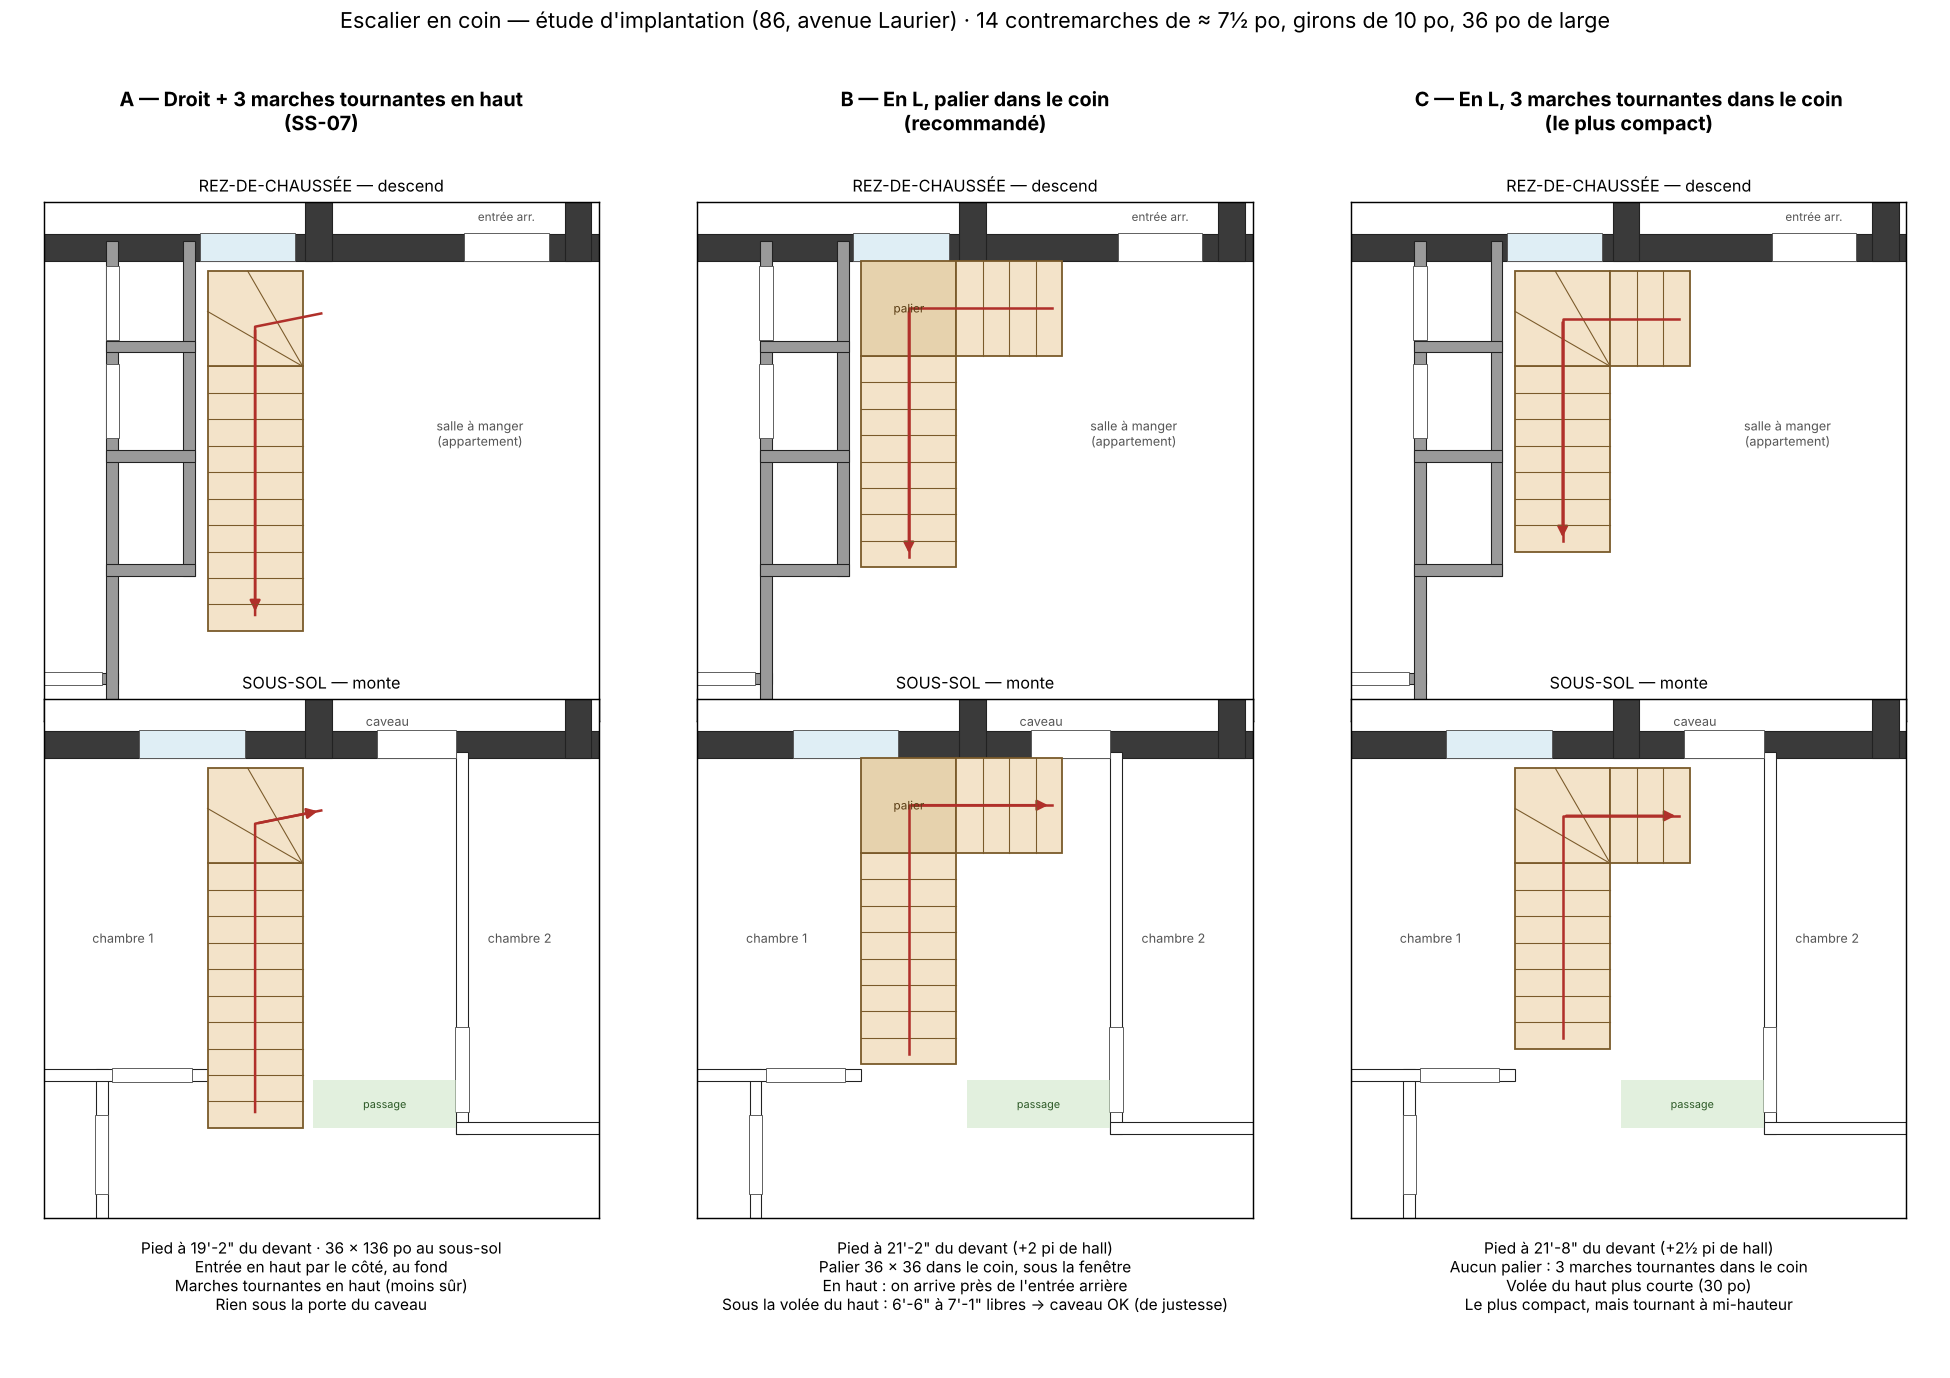

Source code (Python):
import json, math
import matplotlib
matplotlib.use("Agg")
import matplotlib.pyplot as plt
from matplotlib.patches import Polygon as Poly, FancyArrowPatch, Rectangle
from shapely.geometry import LineString, box
M = json.load(open("../SS-07_vestiaire_coin_frigo/donnees/maison.json"))
NIV = {n["id"]: n for n in M["niveaux"]}
Z = (120, 196, 330, 392)

def murs(ax, niv, sauf=()):
    for m in niv["murs"]:
        if m["id"] in sauf or m.get("materiau") == "lattes":
            continue
        t = (m.get("epaisseur") or {}).get("valeur") or 4.5
        g = LineString([(m["x1"], m["y1"]), (m["x2"], m["y2"])]).buffer(t / 2, cap_style=3).intersection(box(*Z))
        if g.is_empty:
            continue
        for p in (g.geoms if hasattr(g, "geoms") else [g]):
            if p.geom_type != "Polygon":
                continue
            c = "#3a3a3a" if m["type"] in ("ext", "fondation") else ("#9a9a9a" if m.get("etat") != "nouveau" else "#ffffff")
            ax.add_patch(Poly(list(p.exterior.coords), closed=True, fc=c, ec="#222", lw=0.6))
    for o in niv["ouvertures"]:
        m = next(mm for mm in niv["murs"] if mm["id"] == o["mur_id"])
        L = math.hypot(m["x2"] - m["x1"], m["y2"] - m["y1"]); ux, uy = (m["x2"] - m["x1"]) / L, (m["y2"] - m["y1"]) / L
        c, w = o["position"]["valeur"], o["largeur"]["valeur"]
        a = (m["x1"] + ux * (c - w / 2), m["y1"] + uy * (c - w / 2)); b = (m["x1"] + ux * (c + w / 2), m["y1"] + uy * (c + w / 2))
        if not (Z[0] < (a[0] + b[0]) / 2 < Z[2] and Z[1] < (a[1] + b[1]) / 2 < Z[3]):
            continue
        t = (m.get("epaisseur") or {}).get("valeur") or 4.5
        g = LineString([a, b]).buffer(t / 2 + 0.3, cap_style=2)
        ax.add_patch(Poly(list(g.exterior.coords), closed=True, fc="#dfeef5" if o["type"] == "fenetre" else "white", ec="#555", lw=0.5))

def volee(ax, x0, y0, x1, y1, n, sens, coul="#f3e3c9"):
    ax.add_patch(Rectangle((x0, y0), x1 - x0, y1 - y0, fc=coul, ec="#7a5a2a", lw=1))
    for i in range(1, n):
        if sens in "+y-y":
            y = y0 + (y1 - y0) * i / n; ax.plot([x0, x1], [y, y], color="#7a5a2a", lw=0.6)
        else:
            x = x0 + (x1 - x0) * i / n; ax.plot([x, x], [y0, y1], color="#7a5a2a", lw=0.6)

def fleche(ax, pts, txt=None):
    xs, ys = zip(*pts)
    ax.plot(xs[:-1] + (xs[-1],), ys, color="#b0302a", lw=1.4)
    ax.add_patch(FancyArrowPatch(pts[-2], pts[-1], arrowstyle="-|>", mutation_scale=12, color="#b0302a", lw=1.4))

def palier(ax, x0, y0, x1, y1, txt="palier"):
    ax.add_patch(Rectangle((x0, y0), x1 - x0, y1 - y0, fc="#e6d2ad", ec="#7a5a2a", lw=1))
    ax.text((x0 + x1) / 2, (y0 + y1) / 2, txt, ha="center", va="center", fontsize=6.5, color="#5a3d14")

def tournantes(ax, x0, y0, x1, y1, px, py, nb=3):
    ax.add_patch(Rectangle((x0, y0), x1 - x0, y1 - y0, fc="#f3e3c9", ec="#7a5a2a", lw=1))
    xf, yf = (x0 if abs(px - x1) < .1 else x1), (y0 if abs(py - y1) < .1 else y1)
    hx, vy = math.copysign(1, xf - px), math.copysign(1, yf - py)
    for j in range(1, nb):
        f = math.radians(90 * j / nb); dx, dy = math.cos(f) * hx, math.sin(f) * vy
        t = min(abs((xf - px) / dx), abs((yf - py) / dy)); ax.plot([px, px + dx * t], [py, py + dy * t], color="#7a5a2a", lw=0.6)

def zone(ax, x0, y0, x1, y1, txt, c="#cfe6c9"):
    ax.add_patch(Rectangle((x0, y0), x1 - x0, y1 - y0, fc=c, ec="none", alpha=.6))
    ax.text((x0 + x1) / 2, (y0 + y1) / 2, txt, ha="center", va="center", fontsize=6, color="#2d5a27")

OPTS = {
 "A": dict(titre="A — Droit + 3 marches tournantes en haut\n(SS-07)", ),
 "B": dict(titre="B — En L, palier dans le coin\n(recommandé)"),
 "C": dict(titre="C — En L, 3 marches tournantes dans le coin\n(le plus compact)"),
}
fig, axs = plt.subplots(2, 3, figsize=(15, 10.6))
for col, k in enumerate("ABC"):
    for row, nid in enumerate(("RDC", "SS")):
        ax = axs[row][col]; niv = NIV[nid]
        ax.set_xlim(Z[0], Z[2]); ax.set_ylim(Z[1], Z[3]); ax.set_aspect("equal"); ax.set_xticks([]); ax.set_yticks([])
        sauf = ("mur-SS-P16", "mur-SS-P17", "mur-RDC-P01")
        murs(ax, niv, sauf)
        if nid == "SS":
            ax.text(250, 382, "caveau", ha="center", fontsize=7, color="#555")
            zone(ax, 222, 230, 276, 248, "passage")
            ax.text(150, 300, "chambre 1", fontsize=7, color="#555", ha="center"); ax.text(300, 300, "chambre 2", fontsize=7, color="#555", ha="center")
        else:
            ax.text(285, 300, "salle à manger\n(appartement)", fontsize=7, color="#555", ha="center")
            ax.text(295, 385, "entrée arr.", fontsize=6.5, color="#555", ha="center")
        haut = nid == "RDC"
        if k == "A":
            volee(ax, 182, 230, 218, 330, 10, "+y"); tournantes(ax, 182, 330, 218, 366, 218, 330)
            pts = [(200, 236), (200, 345), (225, 350)] if not haut else [(225, 350), (200, 345), (200, 236)]
            fleche(ax, pts)
            foot, prise = 230, "36 × 136 po"
        elif k == "B":
            volee(ax, 182, 254, 218, 334, 8, "+y"); palier(ax, 182, 334, 218, 370); volee(ax, 218, 334, 258, 370, 4, "+x")
            pts = [(200, 258), (200, 352), (254, 352)] if not haut else [(254, 352), (200, 352), (200, 258)]
            fleche(ax, pts)
        else:
            volee(ax, 182, 260, 218, 330, 7, "+y"); tournantes(ax, 182, 330, 218, 366, 218, 330); volee(ax, 218, 330, 248, 366, 3, "+x")
            pts = [(200, 264), (200, 348), (244, 348)] if not haut else [(244, 348), (200, 348), (200, 264)]
            fleche(ax, pts)
        ax.set_title(("REZ-DE-CHAUSSÉE — " if haut else "SOUS-SOL — ") + ("descend" if haut else "monte"), fontsize=9)
    axs[0][col].text(0.5, 1.13, OPTS[k]["titre"], transform=axs[0][col].transAxes, ha="center", va="bottom", fontsize=11, fontweight="bold")
INFOS = {
 "A": "Pied à 19'-2\" du devant · 36 × 136 po au sous-sol\nEntrée en haut par le côté, au fond\nMarches tournantes en haut (moins sûr)\nRien sous la porte du caveau",
 "B": "Pied à 21'-2\" du devant (+2 pi de hall)\nPalier 36 × 36 dans le coin, sous la fenêtre\nEn haut : on arrive près de l'entrée arrière\nSous la volée du haut : 6'-6\" à 7'-1\" libres → caveau OK (de justesse)",
 "C": "Pied à 21'-8\" du devant (+2½ pi de hall)\nAucun palier : 3 marches tournantes dans le coin\nVolée du haut plus courte (30 po)\nLe plus compact, mais tournant à mi-hauteur",
}
for col, k in enumerate("ABC"):
    axs[1][col].text(0.5, -0.04, INFOS[k], transform=axs[1][col].transAxes, ha="center", va="top", fontsize=8.6)
fig.suptitle("Escalier en coin — étude d'implantation (86, avenue Laurier) · 14 contremarches de ≈ 7½ po, girons de 10 po, 36 po de large",
             fontsize=12, y=0.995)
fig.tight_layout(rect=(0, 0.06, 1, 0.95))
fig.savefig("etude_escalier_en_coin.png", dpi=130)
print("ok")
